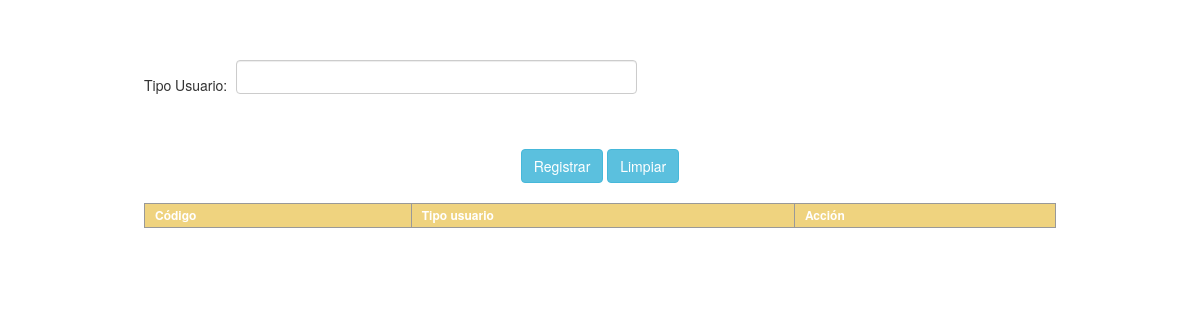
Page /vista/tipo_usuario.php on the earlier database version.
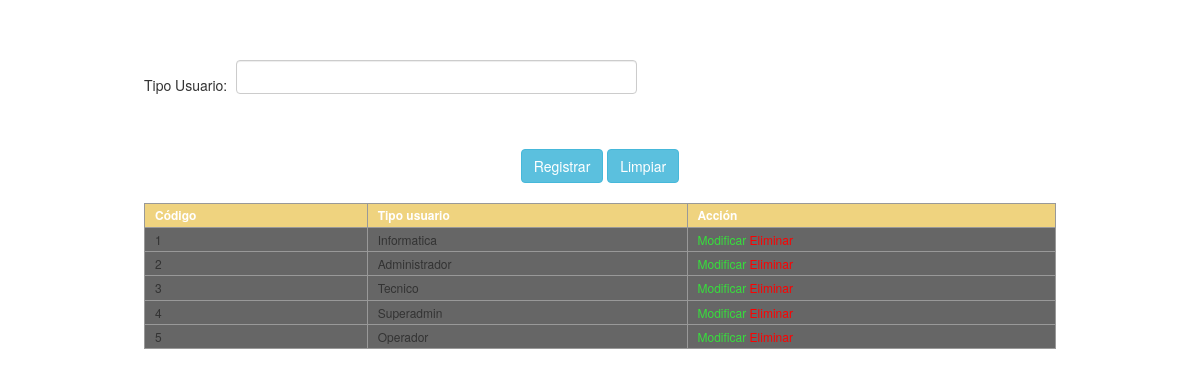
Same page on the later database version.
### tables this page shows
CREATE TABLE `tipo_usuario` (
  `id_tipousuario` int(11) NOT NULL AUTO_INCREMENT,
  `tipo_usuario` varchar(50) DEFAULT NULL,
  PRIMARY KEY (`id_tipousuario`)
);

### modelo/Conexion.php (called while the page is built, shortened)
<?php
class Conexion
{
    private static $_server   = 'localhost';
    private static $_user     = 'root';
    private static $_password = '123456';
    protected $bd             = 'wushu';
    private function _abrir_conn() {
        $this->_conn = new mysqli(self::$_server, self::$_user, self::$_password, $this->bd);
        if ((int) $this->_conn->connect_errno == 0) {
            $this->_state_conn = TRUE;
            $this->_conn->set_charset('utf8');
            return $this->_conn;
        }
    }
    public function _query($sql) {
        if ($this->_state_conn === TRUE) {
            $resultado = $this->_conn->query($sql);
            if($resultado){
                return $resultado;
            }else{
                return FALSE;
            }
        }
    }
    public function RetornarRegistros($sql) {
        $result = $this->_query($sql);
        if ($this->_state_conn === TRUE) {
             $count = $result->num_rows;
            if($count > 0){
            while ($row =$result->fetch_array()) {
                $rows[] = $row;
            }
            return $rows;
            }else{
                return FALSE;
            }
        }
    }
}

### vista/tipo_usuario.php (the view, shortened to what the changed rows need)
<?php
require_once '../modelo/Conexion.php';
$obj_conexion = new Conexion();
?>
<!DOCTYPE html>
<html>
    <head>
        <link href="../css/bootstrap.css" rel="stylesheet" media="screen"/>
        <link href="../css/estilos.css" rel="stylesheet" media="screen"/>
        <link href="../css/jquery.dataTables.css" rel="stylesheet" media="screen"/>
        <link href="../css/select2.css" rel="stylesheet" media="screen"/>
        <link href="../css/select2-bootstrap.css" rel="stylesheet" media="screen"/>
    </head>
    <body>
        <div style="margin-top: 5%;position: relative;display: block">
            <form id="frmtipousuario">
                <table width="912" border="0" align="center">
                    <tr>
                        <td colspan="4" align="center">
                            <table border="0" id="tbl_tipousuario" class="dataTable">
                                <thead>
                                    <tr>
                                        <th>C&oacute;digo</th>
                                        <th>Tipo usuario</th>
                                        <th>Acci&oacute;n</th>
                                    </tr>
                                </thead>
                                <tbody>
                                    <?php
                                    $sql                 = "SELECT  id_tipousuario,  tipo_usuario FROM tipo_usuario";
                                    $resgistros          = $obj_conexion->RetornarRegistros($sql);
                                    $es_array = is_array($resgistros) ? TRUE : FALSE;
                                    if ($es_array == TRUE) {
                                        for ($i = 0; $i < count($resgistros); $i++) {
                                            ?>
                                            <tr>
                                                <td><?php echo $resgistros[$i]['id_tipousuario'] ?></td>
                                                <td><?php echo $resgistros[$i]['tipo_usuario'] ?></td>
                                                <td>
                                                    <span class="accion modificar">Modificar</span>
                                                    <span class="accion eliminar">Eliminar</span>
                                                </td>
                                            </tr>
                                            <?php
                                        }
                                    }
                                    ?>
                                </tbody>
                            </table>
                        </td>
                    </tr>
                </table>
            </form>
        </div>
    </body>
</html>

Differences in the rows shown:
added tipo_usuario: id_tipousuario "1", tipo_usuario "Informatica"
added tipo_usuario: id_tipousuario "2", tipo_usuario "Administrador"
added tipo_usuario: id_tipousuario "3", tipo_usuario "Tecnico"
added tipo_usuario: id_tipousuario "4", tipo_usuario "Superadmin"
added tipo_usuario: id_tipousuario "5", tipo_usuario "Operador"
